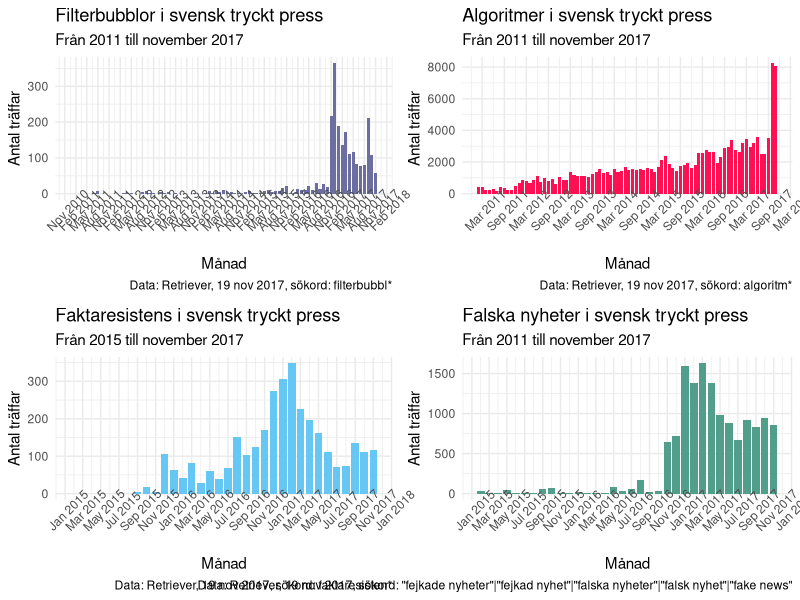
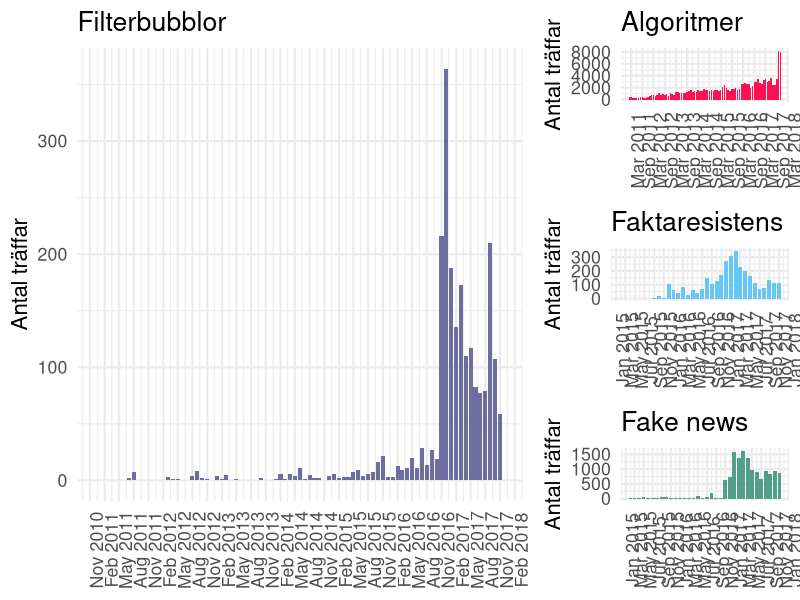

Here is the R script that generated these plots, in order:
library(lubridate)
library(tidyverse)
library(gridExtra)

# **************************************************************************
# Filterbubblor.
# **************************************************************************

# Läs in data till data frame.
text <- readLines("filterbubbl.txt")
text <- strsplit(text, "\t")
df <- data.frame(monthyear=text[[1]], results=as.numeric(text[[2]]))

# Vill bara ha resultat för år 2001 och framåt.
df <- df[325:NROW(df), ]

# Gör om mm/yy till yyyy-mm-dd.
df$date <- as.POSIXct(paste0("20", substr(df$monthyear, 4, 5), "-", substr(df$monthyear, 1, 2), "-01"))

# Markera november 2016.
df$highlight <- if_else(ymd(df$date) == ymd("2016-11-01"), TRUE, FALSE)

# Gör plot.
gg.filt <- df %>%
  ggplot(aes(date, results, fill=highlight)) +
  geom_bar(stat="identity", fill="#6C6EA0") +
  scale_x_datetime(date_breaks="3 month", date_labels="%b %Y") +
  labs(title="Filterbubblor i svensk tryckt press",
       subtitle="Från 2011 till november 2017",
       caption="Data: Retriever, 19 nov 2017, sökord: filterbubbl*",
       x="Månad",
       y="Antal träffar") +
  theme_minimal() +
  theme(axis.text.x = element_text(angle = 45))
  
# **************************************************************************
# Algoritmer
# **************************************************************************

# Läs in data till data frame.
text <- readLines("algoritm.txt")
text <- strsplit(text, "\t")
df <- data.frame(monthyear=as.character(text[[1]]), results=as.numeric(text[[2]]))

# Gör om mm/yy till yyyy-mm-dd för 1900-talet.
df$date <- as.POSIXct(strptime("1800-01-01 01:01:01", "%Y-%m-%d %H:%M:%S"))
df[1:193,]$date <- as.POSIXct(paste0("19", substr(df$monthyear[1:193], 4, 5), "-", substr(df$monthyear[1:193], 1, 2), "-01"))

# Gör om mm/yy till yyyy-mm-dd för 2000-talet.
df[193:NROW(df),]$date <- as.POSIXct(paste0("20", substr(df$monthyear[193:NROW(df)], 4, 5), "-", substr(df$monthyear[193:NROW(df)], 1, 2), "-01"))

# Vill bara ha resultat för år 2011 och framåt.
df <- df %>% filter(date > as.Date("2011-01-01"))

# Markera november 2016.
df$highlight <- if_else(ymd(df$date) == ymd("2016-11-01"), TRUE, FALSE)

# Gör plot.
gg.algo <- df %>%
  ggplot(aes(date, results, fill=highlight)) +
  geom_bar(stat="identity", fill="#FF1053") +
  scale_x_datetime(date_breaks="6 month", date_labels="%b %Y") +
  labs(title="Algoritmer i svensk tryckt press",
       subtitle="Från 2011 till november 2017",
       caption="Data: Retriever, 19 nov 2017, sökord: algoritm*",
       x="Månad",
       y="Antal träffar") +
  theme_minimal() +
  theme(axis.text.x = element_text(angle = 45))

# **************************************************************************
# Faktaresistens
# **************************************************************************

# Läs in data till data frame.
text <- readLines("faktaresisten.txt")
text <- strsplit(text, "\t")
df <- data.frame(monthyear=as.character(text[[1]]), results=as.numeric(text[[2]]))

# Gör om mm/yy till yyyy-mm-dd för 2000-talet.
df$date <- as.POSIXct(paste0("20", substr(df$monthyear, 4, 5), "-", substr(df$monthyear, 1, 2), "-01"))

# Vill bara ha resultat för år 2015 och framåt.
df <- df %>% filter(date > as.Date("2015-01-01"))

# Markera november 2016.
df$highlight <- if_else(ymd(df$date) == ymd("2016-11-01"), TRUE, FALSE)

# Gör plot.
gg.fact <- df %>%
  ggplot(aes(date, results, fill=highlight)) +
  geom_bar(stat="identity", fill="#66C7F4") +
  scale_x_datetime(date_breaks="2 month", date_labels="%b %Y") +
  labs(title="Faktaresistens i svensk tryckt press",
       subtitle="Från 2015 till november 2017",
       caption="Data: Retriever, 19 nov 2017, sökord: faktaresisten*",
       x="Månad",
       y="Antal träffar") +
  theme_minimal() +
  theme(axis.text.x = element_text(angle = 45))

# **************************************************************************
# Falska nyheter
# **************************************************************************

# Läs in data till data frame.
text <- readLines("falskanyheter.txt")
text <- strsplit(text, "\t")
df <- data.frame(monthyear=as.character(text[[1]]), results=as.numeric(text[[2]]))

# Gör om mm/yy till yyyy-mm-dd för 1900-talet.
df$date <- as.POSIXct(strptime("1800-01-01 01:01:01", "%Y-%m-%d %H:%M:%S"))
df[1:193,]$date <- as.POSIXct(paste0("19", substr(df$monthyear[1:193], 4, 5), "-", substr(df$monthyear[1:193], 1, 2), "-01"))

# Gör om mm/yy till yyyy-mm-dd för 2000-talet.
df[193:NROW(df),]$date <- as.POSIXct(paste0("20", substr(df$monthyear[193:NROW(df)], 4, 5), "-", substr(df$monthyear[193:NROW(df)], 1, 2), "-01"))

# Vill bara ha resultat för år 2015 och framåt.
df <- df %>% filter(date > as.Date("2015-01-01"))

# Markera november 2016.
df$highlight <- if_else(ymd(df$date) == ymd("2016-11-01"), TRUE, FALSE)

# Gör plot.
gg.fake <- df %>%
  ggplot(aes(date, results, fill=highlight)) +
  geom_bar(stat="identity", fill="#519E8A") +
  scale_x_datetime(date_breaks="2 month", date_labels="%b %Y") +
  labs(title="Falska nyheter i svensk tryckt press",
       subtitle="Från 2011 till november 2017",
       caption='Data: Retriever, 19 nov 2017, sökord: "fejkade nyheter"|"fejkad nyhet"|"falska nyheter"|"falsk nyhet"|"fake news"',
       x="Månad",
       y="Antal träffar") +
  theme_minimal() +
  theme(axis.text.x = element_text(angle = 45))

# **************************************************************************
# Slå ihop till en enda graf
# **************************************************************************

# 4x4 alla samma storlek.
grid.arrange(gg.filt, gg.algo, gg.fact, gg.fake, layout_matrix=rbind(c(1,1,2,2),
                                                                     c(3,3,4,4)))

# Powerpoint-version: Större text + mer avskalad + annan layout.
pp_theme <- theme_minimal(base_size=16) +
              theme(axis.text.x = element_text(angle = 90),
                    axis.title.x = element_blank(),
                    plot.subtitle = element_blank(),
                    plot.caption = element_blank()) 

gg.filt <- gg.filt + pp_theme + labs(title="Filterbubblor")
gg.algo <- gg.algo + pp_theme + labs(title="Algoritmer")
gg.fact <- gg.fact + pp_theme + labs(title="Faktaresistens")
gg.fake <- gg.fake + pp_theme + labs(title="Fake news")

grid.arrange(gg.filt, gg.algo, gg.fact, gg.fake, layout_matrix=rbind(c(1,1,1,1,2,2),
                                                                     c(1,1,1,1,3,3),
                                                                     c(1,1,1,1,4,4)))
